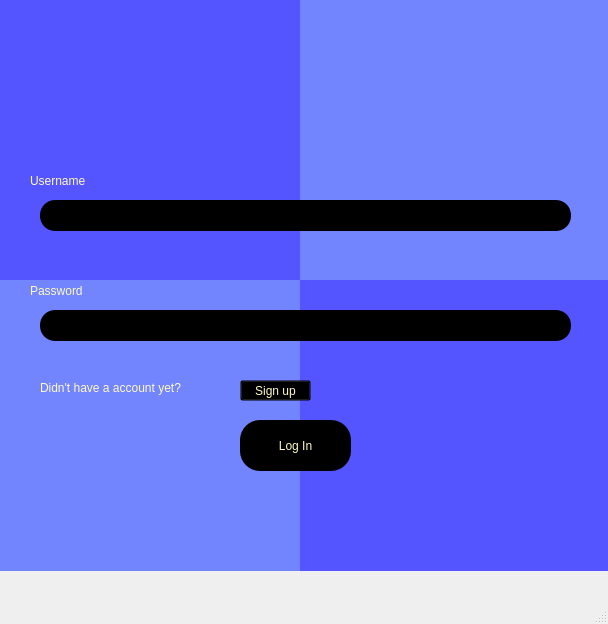
<?xml version="1.0" encoding="UTF-8"?>
<ui version="4.0">
 <class>MainWindow</class>
 <widget class="QMainWindow" name="MainWindow">
  <property name="geometry">
   <rect>
    <x>0</x>
    <y>0</y>
    <width>608</width>
    <height>624</height>
   </rect>
  </property>
  <property name="windowTitle">
   <string>MainWindow</string>
  </property>
  <widget class="QWidget" name="centralwidget">
   <widget class="QLabel" name="label">
    <property name="geometry">
     <rect>
      <x>90</x>
      <y>50</y>
      <width>55</width>
      <height>16</height>
     </rect>
    </property>
    <property name="text">
     <string/>
    </property>
   </widget>
   <widget class="QLabel" name="label_2">
    <property name="geometry">
     <rect>
      <x>-10</x>
      <y>-30</y>
      <width>311</width>
      <height>351</height>
     </rect>
    </property>
    <property name="styleSheet">
     <string notr="true">background-color: rgb(85, 85, 255);</string>
    </property>
    <property name="text">
     <string/>
    </property>
   </widget>
   <widget class="QLabel" name="label_3">
    <property name="geometry">
     <rect>
      <x>-10</x>
      <y>280</y>
      <width>311</width>
      <height>291</height>
     </rect>
    </property>
    <property name="styleSheet">
     <string notr="true">background-color: rgb(114, 133, 255)</string>
    </property>
    <property name="text">
     <string/>
    </property>
   </widget>
   <widget class="QLabel" name="label_4">
    <property name="geometry">
     <rect>
      <x>300</x>
      <y>0</y>
      <width>311</width>
      <height>281</height>
     </rect>
    </property>
    <property name="styleSheet">
     <string notr="true">background-color:rgb(114, 133, 255)</string>
    </property>
    <property name="text">
     <string/>
    </property>
   </widget>
   <widget class="QLabel" name="label_5">
    <property name="geometry">
     <rect>
      <x>300</x>
      <y>280</y>
      <width>311</width>
      <height>291</height>
     </rect>
    </property>
    <property name="styleSheet">
     <string notr="true">background-color: rgb(85, 85, 255);</string>
    </property>
    <property name="text">
     <string/>
    </property>
   </widget>
   <widget class="QLabel" name="label_6">
    <property name="geometry">
     <rect>
      <x>310</x>
      <y>240</y>
      <width>55</width>
      <height>16</height>
     </rect>
    </property>
    <property name="text">
     <string/>
    </property>
   </widget>
   <widget class="QPushButton" name="pushButton">
    <property name="geometry">
     <rect>
      <x>240</x>
      <y>420</y>
      <width>111</width>
      <height>51</height>
     </rect>
    </property>
    <property name="styleSheet">
     <string notr="true">background-color: black;
border-radius: 20px;
color:#FFF9C4;
font: 87 12pt &quot;Arial Black&quot;;</string>
    </property>
    <property name="text">
     <string>Log In</string>
    </property>
   </widget>
   <widget class="QLabel" name="label_7">
    <property name="geometry">
     <rect>
      <x>60</x>
      <y>-110</y>
      <width>511</width>
      <height>461</height>
     </rect>
    </property>
    <property name="text">
     <string/>
    </property>
    <property name="pixmap">
     <pixmap>../../Downloads/ChatGPT Image Mar 29, 2025, 08_51_29 PM.png</pixmap>
    </property>
    <property name="scaledContents">
     <bool>true</bool>
    </property>
   </widget>
   <widget class="QLabel" name="label_8">
    <property name="geometry">
     <rect>
      <x>30</x>
      <y>170</y>
      <width>131</width>
      <height>21</height>
     </rect>
    </property>
    <property name="styleSheet">
     <string notr="true">color:#FFF9C4;
font: 87 12pt &quot;Arial Black&quot;;</string>
    </property>
    <property name="text">
     <string>Username</string>
    </property>
   </widget>
   <widget class="QLabel" name="label_9">
    <property name="geometry">
     <rect>
      <x>30</x>
      <y>280</y>
      <width>131</width>
      <height>21</height>
     </rect>
    </property>
    <property name="styleSheet">
     <string notr="true">color:#FFF9C4;
font: 87 12pt &quot;Arial Black&quot;;</string>
    </property>
    <property name="text">
     <string>Password</string>
    </property>
   </widget>
   <widget class="QPushButton" name="pushButton_2">
    <property name="geometry">
     <rect>
      <x>240</x>
      <y>380</y>
      <width>71</width>
      <height>21</height>
     </rect>
    </property>
    <property name="styleSheet">
     <string notr="true"> background-color: transparent;
color:#FFF9C4;
font: 87 8pt &quot;Arial Black&quot;;</string>
    </property>
    <property name="text">
     <string>Sign up</string>
    </property>
   </widget>
   <widget class="QLabel" name="label_10">
    <property name="geometry">
     <rect>
      <x>40</x>
      <y>380</y>
      <width>211</width>
      <height>16</height>
     </rect>
    </property>
    <property name="styleSheet">
     <string notr="true">color:#FFF9C4;
font: 87 8pt &quot;Arial Black&quot;;</string>
    </property>
    <property name="text">
     <string>Didn't have a account yet?</string>
    </property>
   </widget>
   <widget class="QLineEdit" name="username">
    <property name="geometry">
     <rect>
      <x>40</x>
      <y>200</y>
      <width>531</width>
      <height>31</height>
     </rect>
    </property>
    <property name="styleSheet">
     <string notr="true">background-color: black;
border-radius: 15px;
color:#FFF9C4;
font: 87 12pt &quot;Arial Black&quot;;</string>
    </property>
   </widget>
   <widget class="QLineEdit" name="password">
    <property name="geometry">
     <rect>
      <x>40</x>
      <y>310</y>
      <width>531</width>
      <height>31</height>
     </rect>
    </property>
    <property name="styleSheet">
     <string notr="true">background-color: black;
border-radius: 15px;
color:#FFF9C4;
font: 87 12pt &quot;Arial Black&quot;;</string>
    </property>
    <property name="echoMode">
     <enum>QLineEdit::Password</enum>
    </property>
   </widget>
  </widget>
  <widget class="QMenuBar" name="menubar">
   <property name="geometry">
    <rect>
     <x>0</x>
     <y>0</y>
     <width>608</width>
     <height>26</height>
    </rect>
   </property>
  </widget>
  <widget class="QStatusBar" name="statusbar"/>
 </widget>
 <resources/>
 <connections/>
</ui>
